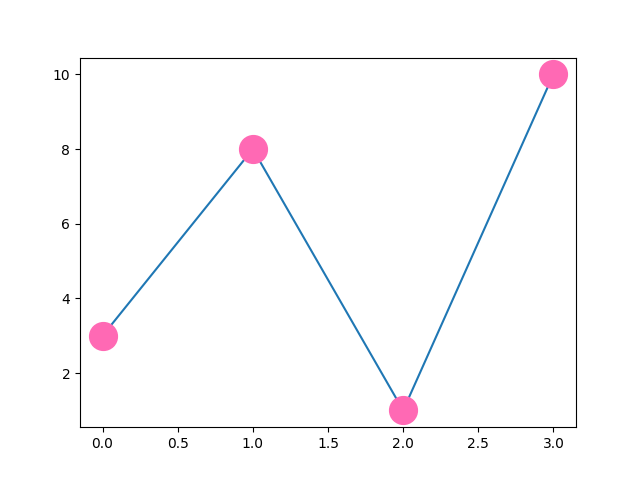

Source code (Python):
import matplotlib.pyplot as plt

ypoints=[3,8,1,10]
plt.plot(ypoints,marker='o',ms=20,mec='hotpink',mfc='hotpink')
plt.show()
